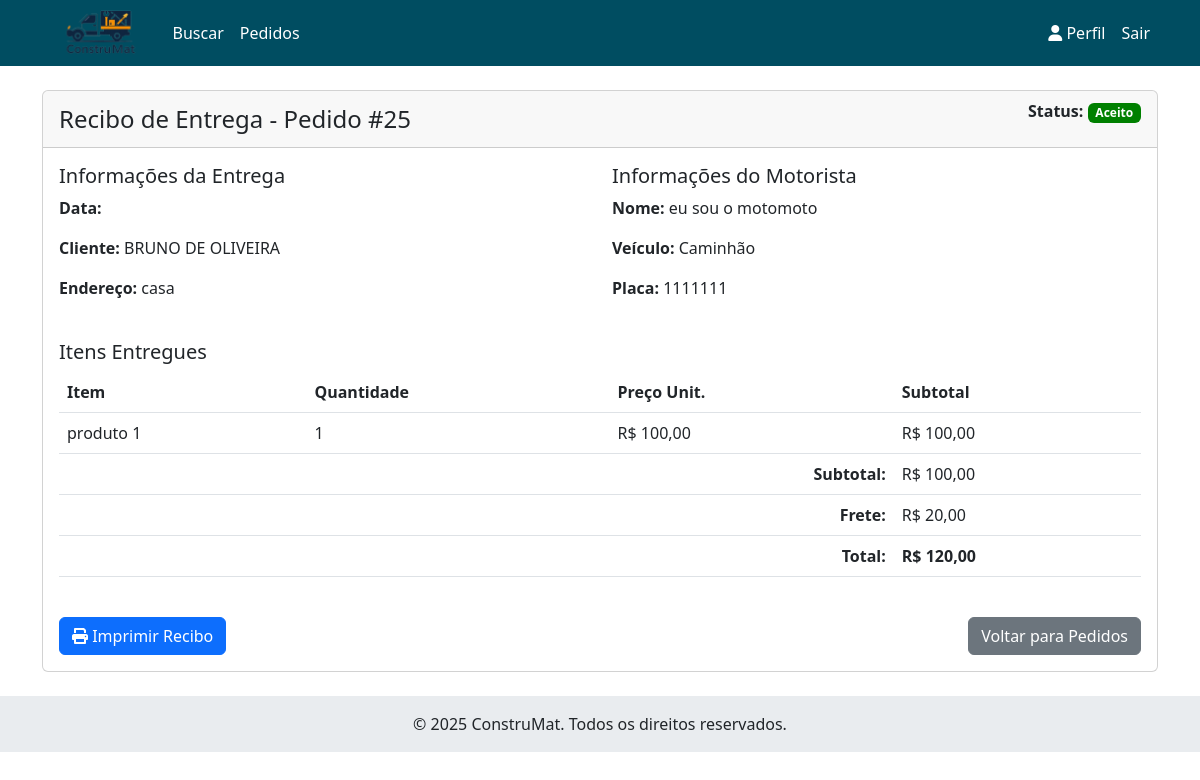
/pedidos/25/recibo/ (signed in), run on the app's committed database.
### pedidos/models.py (models this page shows, shortened)
class Pedido(models.Model):
    STATUS_CHOICES = [
        ('PEN', 'Pendente'),  # Aguardando motorista
        ('ACE', 'Aceito'),    # Motorista aceitou
        ('RET', 'Retirado'),  # Motorista retirou na empresa
        ('SAI', 'Saiu para entrega'),
        ('ENT', 'Entregue'),
        ('CAN', 'Cancelado')
    ]
    cliente = models.ForeignKey('usuarios.Usuario', on_delete=models.CASCADE, related_name='pedidos_cliente')
    empresa = models.ForeignKey('empresas.Empresa', on_delete=models.CASCADE)
    motorista = models.ForeignKey('usuarios.Motorista', on_delete=models.SET_NULL, null=True, blank=True)
    status = models.CharField(max_length=3, choices=STATUS_CHOICES, default='PEN')
    data_pedido = models.DateTimeField(auto_now_add=True)
    data_aceite = models.DateTimeField(null=True, blank=True)
    data_retirada = models.DateTimeField(null=True, blank=True)
    data_entrega = models.DateTimeField(null=True, blank=True)
    endereco_entrega = models.CharField(max_length=255)
    observacao = models.TextField(blank=True)
    @property
    def total(self):
        return sum(item.subtotal for item in self.itempedido_set.all())
    @property
    def valor_frete(self):
        return Decimal('20.00')   # Valor fixo para exemplo
    def get_status_class(self):
        classes = {
            'PEN': 'pendente',
            'ACE': 'aceito',
            'PRE': 'preparacao',
            'RET': 'retirado',
            'SAI': 'saiu',
            'ENT': 'entregue',
            'CAN': 'cancelado',
        }
        return classes.get(self.status, 'default')
    class Meta:
        ordering = ['-data_pedido']

class ItemPedido(models.Model):
    pedido = models.ForeignKey(Pedido, on_delete=models.CASCADE)
    produto = models.ForeignKey(Produto, on_delete=models.PROTECT)
    quantidade = models.PositiveIntegerField()
    preco_unitario = models.DecimalField(max_digits=10, decimal_places=2)
    @property
    def subtotal(self):
        return self.quantidade * self.preco_unitario
    class Meta:
        verbose_name = 'Item do Pedido'
        verbose_name_plural = 'Itens do Pedido'

### usuarios/models.py (models this page shows, shortened)
class Usuario(AbstractUser):
    TIPO_USUARIO = (
        ('CLI', 'Cliente'),
        ('MOT', 'Motorista'),
        ('EMP', 'Empresa'),
    )
    tipo = models.CharField(max_length=3, choices=TIPO_USUARIO)
    telefone = PhoneNumberField(unique=True)
    foto = models.ImageField(upload_to='usuarios/', null=True, blank=True)
    class Meta:
        verbose_name = 'Usuário'
        verbose_name_plural = 'Usuários'

class Motorista(models.Model):
    TIPO_VEICULO = (
        ('CAR', 'Carro'),
        ('VAN', 'Van'),
        ('CAM', 'Caminhão'),
    )
    usuario = models.OneToOneField(Usuario, on_delete=models.CASCADE)
    cnh = models.CharField('CNH', max_length=11)
    tipo_veiculo = models.CharField('Tipo de Veículo', max_length=3, choices=TIPO_VEICULO)
    placa = models.CharField(max_length=7)
    disponivel = models.BooleanField('Disponível', default=True)
    class Meta:
        verbose_name = 'Motorista'
        verbose_name_plural = 'Motoristas'

### empresas/models.py (models this page shows, shortened)
class Produto(models.Model):
    empresa = models.ForeignKey(Empresa, on_delete=models.CASCADE)
    nome = models.CharField(max_length=100)
    descricao = models.TextField('Descrição')
    preco = models.DecimalField('Preço', max_digits=10, decimal_places=2)
    quantidade = models.PositiveIntegerField('Quantidade em Estoque', default=0)
    foto = models.ImageField(upload_to='produtos/')
    disponivel = models.BooleanField('Disponível', default=True)
    class Meta:
        verbose_name = 'Produto'
        verbose_name_plural = 'Produtos'

### pedidos/views.py (the view)
# urls.py: path('<int:pedido_id>/recibo/', views.recibo_pedido, name='recibo_pedido'),
@login_required
def recibo_pedido(request, pedido_id):
    pedido = get_object_or_404(Pedido, id=pedido_id)
    if not (
        request.user == pedido.cliente or
        request.user == pedido.empresa.usuario or
        (hasattr(request.user, 'motorista') and pedido.motorista and request.user.motorista == pedido.motorista)
    ):
        return HttpResponseForbidden("Você não tem permissão para visualizar este recibo.")
    recibo = {
        'pedido': pedido,
        'data_entrega': pedido.data_entrega or "Ainda não entregue",
        'itens': pedido.itempedido_set.all(),
        'total': pedido.total,
        'frete': pedido.valor_frete,
        'total_com_frete': pedido.total + pedido.valor_frete,
    }
    return render(request, 'pedidos/recibo.html', {'recibo': recibo,
                                                   })

### usuarios/context_processors.py (called while the page is built)
def notificacoes(request):
    if request.user.is_authenticated:
        conversas = Conversa.objects.filter(
            Q(pedido__cliente=request.user) |
            Q(pedido__empresa__usuario=request.user) |
            Q(pedido__motorista__usuario=request.user)
        ).annotate(
            mensagens_nao_lidas=Count(
                'mensagem',
                filter=Q(
                    mensagem__lida=False
                ) & ~Q(mensagem__remetente=request.user)
            )
        )
        mensagens_nao_lidas = sum(conversa.mensagens_nao_lidas for conversa in conversas)
    else:
        mensagens_nao_lidas = 0
    return {'mensagens_nao_lidas': mensagens_nao_lidas}

### templates/pedidos/recibo.html (shortened to what this page needs)
{% extends 'base.html' %}
{% block content %}
<div class="card">
    <div class="card-header">
        <div class="d-flex justify-content-between align-items-center">
            <h4 class="mb-0">Recibo de Entrega - Pedido #{{ recibo.pedido.id }}</h4>
            <p>
                <strong>Status:</strong>
                <span class="badge {{ recibo.pedido.get_status_class }}">{{ recibo.pedido.get_status_display }}</span>
            </p>
        </div>
    </div>
    <div class="card-body">
        <div class="row mb-4">
            <div class="col-md-6">
                <h5>Informações da Entrega</h5>
                <p><strong>Data:</strong> {{ recibo.data_entrega|date:"d/m/Y H:i" }}</p>
                <p><strong>Cliente:</strong> {{ recibo.pedido.cliente.get_full_name }}</p>
                <p><strong>Endereço:</strong> {{ recibo.pedido.endereco_entrega }}</p>
            </div>
            <div class="col-md-6">
                <h5>Informações do Motorista</h5>
                <p><strong>Nome:</strong> {{ recibo.pedido.motorista.usuario.get_full_name }}</p>
                <p><strong>Veículo:</strong> {{ recibo.pedido.motorista.get_tipo_veiculo_display }}</p>
                <p><strong>Placa:</strong> {{ recibo.pedido.motorista.placa }}</p>
            </div>
        </div>
        <h5>Itens Entregues</h5>
        <div class="table-responsive mb-4">
            <table class="table">
                <thead>
                    <tr>
                        <th>Item</th>
                        <th>Quantidade</th>
                        <th>Preço Unit.</th>
                        <th>Subtotal</th>
                    </tr>
                </thead>
                <tbody>
                    {% for item in recibo.itens %}
                    <tr>
                        <td>{{ item.produto.nome }}</td>
                        <td>{{ item.quantidade }}</td>
                        <td>R$ {{ item.preco_unitario }}</td>
                        <td>R$ {{ item.subtotal }}</td>
                    </tr>
                    {% endfor %}
                </tbody>
                <tfoot>
                    <tr>
                        <td colspan="3" class="text-end"><strong>Subtotal:</strong></td>
                        <td>R$ {{ recibo.total }}</td>
                    </tr>
                    <tr>
                        <td colspan="3" class="text-end"><strong>Frete:</strong></td>
                        <td>R$ {{ recibo.frete }}</td>
                    </tr>
                    <tr>
                        <td colspan="3" class="text-end"><strong>Total:</strong></td>
                        <td><strong>R$ {{ recibo.total_com_frete }}</strong></td>
                    </tr>
                </tfoot>
            </table>
        </div>
        <div class="d-flex justify-content-between">
            <button onclick="window.print()" class="btn btn-primary">
                <i class="fas fa-print"></i> Imprimir Recibo
            </button>
            {% if user == pedido.motorista.usuario %}
                <a href="{% url 'pedidos_motorista' %}" class="btn btn-secondary">
                    Voltar para Corridas
                </a>
            {% else%}
            <a href="{% url 'pedidos' %}" class="btn btn-secondary">
                Voltar para Pedidos
            </a>
            {% endif %}
        </div>
    </div>
</div>
{% endblock %}

### templates/base.html (style rules this page uses)
:root { --primary-color: #004d61; --accent-color: #ff6f3c; --background-color: #f8f9fa; --text-color: #ffffff; --footer-color: #e9ecef; }
.badge.aceito, .badge.preparacao, .badge.saiu { background-color: green; color: white; }

### data on the page
Pedido: pedido.id "25", pedido.status "Aceito", pedido.cliente.get_full_name "BRUNO DE OLIVEIRA", pedido.endereco_entrega "casa", pedido.motorista.usuario.get_full_name "eu sou o motomoto", pedido.motorista.tipo_veiculo "Caminhão", pedido.motorista.placa "1111111"
ItemPedido: produto.nome "produto 1", quantidade "1", preco_unitario "100,00", subtotal "100,00"

### other printed values
{{ recibo.total }} "100,00"
{{ recibo.frete }} "20,00"
{{ recibo.total_com_frete }} "120,00"
